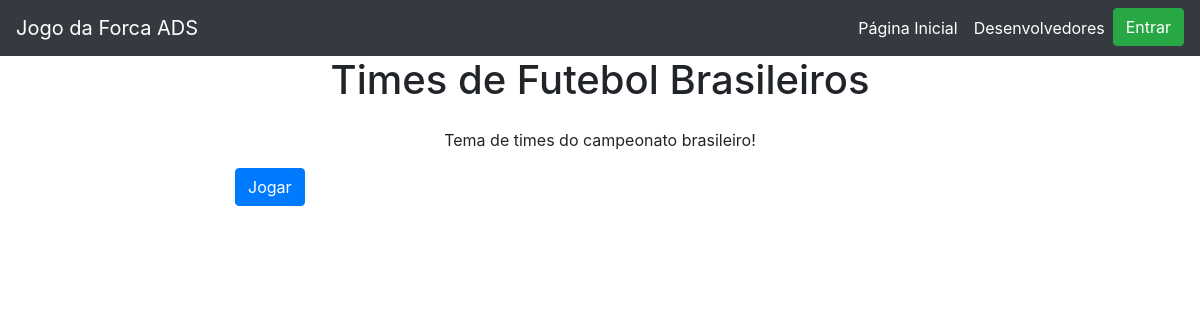
The page /tema/2/ on the database its author committed.
### core/models.py (models this page shows, shortened)
class Tema(models.Model):
    nome = models.CharField(max_length=100, unique=True)
    descricao = models.TextField(blank=True, null=True)
    professor = models.ForeignKey(User, on_delete=models.CASCADE, limit_choices_to={'groups__name': 'professores'})

### core/views.py (the view)
# urls.py: path('tema/<int:pk>/', TemaDetalhesView.as_view(), name='temaDetalhes'),
class TemaDetalhesView(ProfessorContextMixin, DetailView):
    model = Tema
    template_name = 'temaDetalhe.html'
    context_object_name = 'tema'

### core/mixins.py (called while the page is built)
    def get_context_data(self, **kwargs):
        context = super().get_context_data(**kwargs)
        user = self.request.user
        context['is_professor'] = user.is_authenticated and user.groups.filter(name='professores').exists()
        return context

### core/templates/temaDetalhe.html (shortened to what this page needs)
{% extends "base.html" %}
{% block main %}
<div class="container">
  <h1 class="text-center mb-4">{{ tema.nome }}</h1>
  <div class="row justify-content-center">
    <div class="col-md-8">
      <p class="text-center">{{ tema.descricao }}</p>
      <a href="{% url 'forcaPage' tema.pk %}" class="btn btn-primary">Jogar</a>
    </div>
  </div>
</div>
{% endblock main %}

### rows shown on the page
Tema: nome "Times de Futebol Brasileiros", descricao "Tema de times do campeonato brasileiro!"
